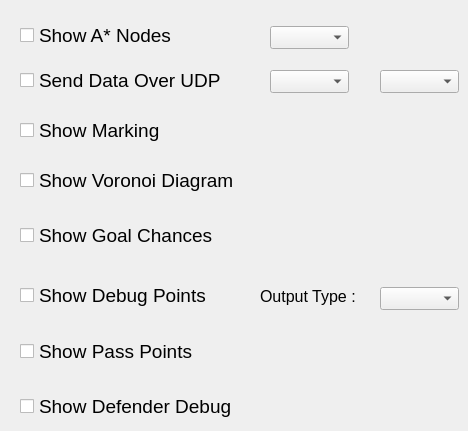
        <widget class="QWidget" name="tab_3">
         <attribute name="title">
          <string>Debug</string>
         </attribute>
         <widget class="QCheckBox" name="astar_checkBox">
          <property name="geometry">
           <rect>
            <x>20</x>
            <y>20</y>
            <width>201</width>
            <height>31</height>
           </rect>
          </property>
          <property name="font">
           <font>
            <pointsize>14</pointsize>
           </font>
          </property>
          <property name="text">
           <string>Show A* Nodes</string>
          </property>
         </widget>
         <widget class="QComboBox" name="astarIndex_comboBox">
          <property name="geometry">
           <rect>
            <x>270</x>
            <y>26</y>
            <width>79</width>
            <height>23</height>
           </rect>
          </property>
          <property name="currentText">
           <string extracomment="3"/>
          </property>
         </widget>
         <widget class="QCheckBox" name="udp_checkBox">
          <property name="geometry">
           <rect>
            <x>20</x>
            <y>70</y>
            <width>231</width>
            <height>21</height>
           </rect>
          </property>
          <property name="font">
           <font>
            <pointsize>14</pointsize>
           </font>
          </property>
          <property name="text">
           <string>Send Data Over UDP</string>
          </property>
         </widget>
         <widget class="QComboBox" name="udpID_comboBox">
          <property name="geometry">
           <rect>
            <x>270</x>
            <y>70</y>
            <width>79</width>
            <height>23</height>
           </rect>
          </property>
         </widget>
         <widget class="QComboBox" name="valUDP_comboBox">
          <property name="geometry">
           <rect>
            <x>380</x>
            <y>70</y>
            <width>79</width>
            <height>23</height>
           </rect>
          </property>
         </widget>
         <widget class="QCheckBox" name="show_marking">
          <property name="geometry">
           <rect>
            <x>20</x>
            <y>120</y>
            <width>181</width>
            <height>21</height>
           </rect>
          </property>
          <property name="font">
           <font>
            <pointsize>14</pointsize>
           </font>
          </property>
          <property name="text">
           <string>Show Marking</string>
          </property>
         </widget>
         <widget class="QCheckBox" name="show_voronoi">
          <property name="geometry">
           <rect>
            <x>20</x>
            <y>170</y>
            <width>261</width>
            <height>21</height>
           </rect>
          </property>
          <property name="font">
           <font>
            <pointsize>14</pointsize>
           </font>
          </property>
          <property name="text">
           <string>Show Voronoi Diagram</string>
          </property>
         </widget>
         <widget class="QCheckBox" name="showChances">
          <property name="geometry">
           <rect>
            <x>20</x>
            <y>220</y>
            <width>231</width>
            <height>31</height>
           </rect>
          </property>
          <property name="font">
           <font>
            <pointsize>14</pointsize>
           </font>
          </property>
          <property name="text">
           <string>Show Goal Chances</string>
          </property>
         </widget>
         <widget class="QCheckBox" name="showDebugs">
          <property name="geometry">
           <rect>
            <x>20</x>
            <y>280</y>
            <width>231</width>
            <height>31</height>
           </rect>
          </property>
          <property name="font">
           <font>
            <pointsize>14</pointsize>
           </font>
          </property>
          <property name="text">
           <string>Show Debug Points</string>
          </property>
         </widget>
         <widget class="QLabel" name="label_42">
          <property name="geometry">
           <rect>
            <x>260</x>
            <y>276</y>
            <width>111</width>
            <height>40</height>
           </rect>
          </property>
          <property name="font">
           <font>
            <pointsize>12</pointsize>
           </font>
          </property>
          <property name="text">
           <string>Output Type :</string>
          </property>
         </widget>
         <widget class="QComboBox" name="debug_output_type">
          <property name="geometry">
           <rect>
            <x>380</x>
            <y>287</y>
            <width>79</width>
            <height>23</height>
           </rect>
          </property>
         </widget>
         <widget class="QCheckBox" name="showPass">
          <property name="geometry">
           <rect>
            <x>20</x>
            <y>336</y>
            <width>211</width>
            <height>31</height>
           </rect>
          </property>
          <property name="font">
           <font>
            <pointsize>14</pointsize>
           </font>
          </property>
          <property name="text">
           <string>Show Pass Points</string>
          </property>
         </widget>
         <widget class="QCheckBox" name="showDefence">
          <property name="geometry">
           <rect>
            <x>20</x>
            <y>391</y>
            <width>261</width>
            <height>31</height>
           </rect>
          </property>
          <property name="font">
           <font>
            <pointsize>14</pointsize>
           </font>
          </property>
          <property name="text">
           <string>Show Defender Debug</string>
          </property>
         </widget>
        </widget>
